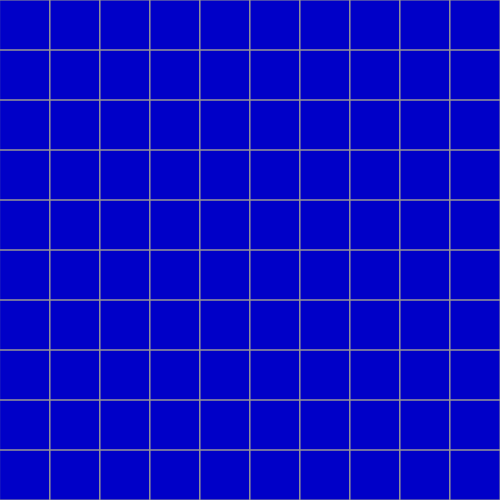
Frame 1 (no input)
Frame 60 (no input): identical to frame 1, image omitted
Frame 120 (the mouse pressed at the canvas centre since frame 60): identical to frame 1, image omitted

The p5.js sketch that drew this single still picture (run headless with seeded random() and noise() and a simulated clock; from frame 60 on, the mouse is pressed at the canvas centre):

// p5.js sketch
// ── sketch.js
let showGrid = true; // BOOLEAN
let numXGrid = 10;
let numYGrid = 10;

function setup(){ // gets called once ,, defines function by function
//console.log("test");
createCanvas(500, 500); //function with a parameter
background(0, 0 , 200);//RGB

if(showGrid == true){ // if the variable is true
    drawGrid(numXGrid, numYGrid); //function
   }
} // end of setup

function draw(){ // calls every framerate

  

   //if(drawGrid ==true){ drawGrid(rows, cols);
    //}
    

    //1st rowrect(100, 100, 50, 50);// 1 x, y, width, height rect(160, 100, 50, 50);// 2 x, y, width, height rect(220, 100, 50, 50);// 3 x, y, width, height rect(280, 100, 50, 50);// 4 x, y, width, height rect(340, 100, 50, 50);// 5 x, y, width, height 
    
  
    
}

// ── grid.js
function drawGrid(numXGrid, numYGrid){
    let xSpacing = width/numXGrid; //width of screen divied of location of the x postion
    let ySpacing = height/numYGrid;//height of screen divied of location of the y postion
    noFill();
    stroke(150);
    for( let j=0; j<numYGrid; j++){
      for(let i = 0; i<numXGrid; i++){
    rect(i *  xSpacing, j * ySpacing, xSpacing, ySpacing);// giving 4 parametres
        }
    }

    return "grid drawn";
}// end of function
